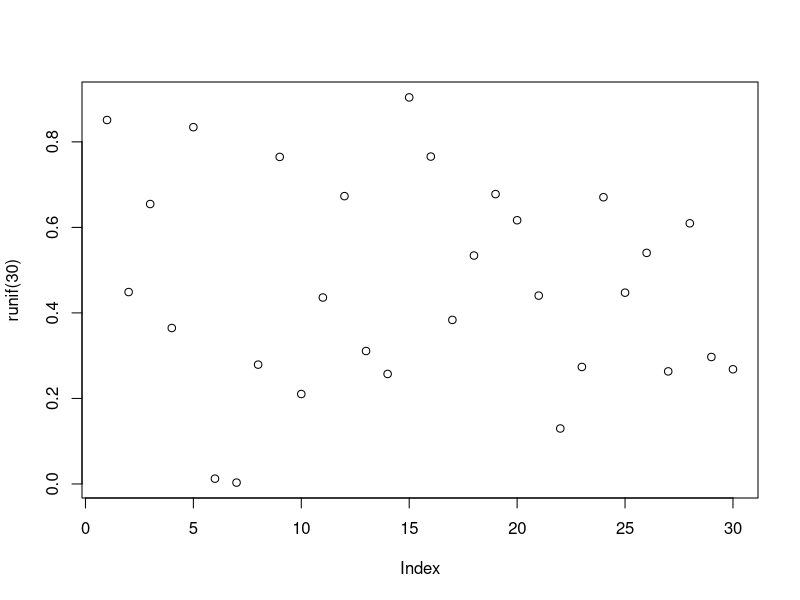

R code for this plot:
## ---- chunk 1
knitr::opts_chunk$set(fig.width=3, fig.height=3)
## ---- chunk 2
x<-3
y<-4
x
y
## ---- chunk 3
cat("I am the king")
## ---- chunk 4
plot(runif(30))
